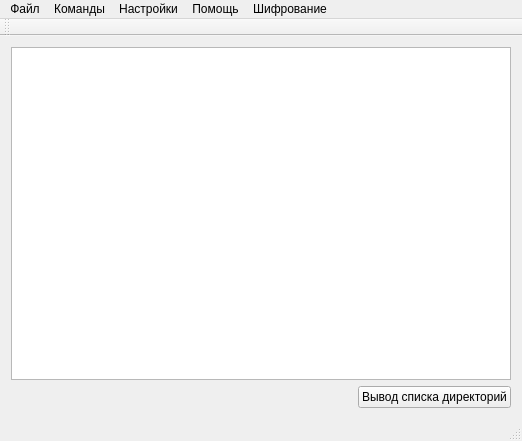
<?xml version="1.0" encoding="UTF-8"?>
<ui version="4.0">
 <class>Main_Form</class>
 <widget class="QMainWindow" name="Main_Form">
  <property name="geometry">
   <rect>
    <x>0</x>
    <y>0</y>
    <width>522</width>
    <height>441</height>
   </rect>
  </property>
  <property name="windowTitle">
   <string>tartar</string>
  </property>
  <property name="toolButtonStyle">
   <enum>Qt::ToolButtonTextUnderIcon</enum>
  </property>
  <widget class="QWidget" name="centralWidget">
   <layout class="QVBoxLayout" name="verticalLayout">
    <item>
     <widget class="QTreeView" name="tree">
      <property name="editTriggers">
       <set>QAbstractItemView::DoubleClicked|QAbstractItemView::EditKeyPressed|QAbstractItemView::SelectedClicked</set>
      </property>
      <property name="selectionMode">
       <enum>QAbstractItemView::MultiSelection</enum>
      </property>
     </widget>
    </item>
    <item>
     <layout class="QHBoxLayout" name="horizontalLayout">
      <item>
       <spacer name="horizontalSpacer">
        <property name="orientation">
         <enum>Qt::Horizontal</enum>
        </property>
        <property name="sizeHint" stdset="0">
         <size>
          <width>40</width>
          <height>20</height>
         </size>
        </property>
       </spacer>
      </item>
      <item>
       <widget class="QPushButton" name="pushButton">
        <property name="text">
         <string>Вывод списка директорий</string>
        </property>
       </widget>
      </item>
     </layout>
    </item>
   </layout>
  </widget>
  <widget class="QMenuBar" name="menuBar">
   <property name="geometry">
    <rect>
     <x>0</x>
     <y>0</y>
     <width>522</width>
     <height>22</height>
    </rect>
   </property>
   <widget class="QMenu" name="menu">
    <property name="title">
     <string>Файл</string>
    </property>
    <addaction name="action_4"/>
    <addaction name="separator"/>
    <addaction name="action_6"/>
    <addaction name="separator"/>
    <addaction name="action_8"/>
    <addaction name="action_9"/>
   </widget>
   <widget class="QMenu" name="menu_2">
    <property name="title">
     <string>Команды</string>
    </property>
    <addaction name="action_5"/>
    <addaction name="action_7"/>
   </widget>
   <widget class="QMenu" name="menu_3">
    <property name="title">
     <string>Помощь</string>
    </property>
    <addaction name="separator"/>
    <addaction name="action_2"/>
    <addaction name="separator"/>
    <addaction name="action_3"/>
   </widget>
   <widget class="QMenu" name="menu_4">
    <property name="title">
     <string>Настройки</string>
    </property>
    <addaction name="action_10"/>
   </widget>
   <widget class="QMenu" name="menu_5">
    <property name="title">
     <string>Шифрование</string>
    </property>
    <addaction name="action_11"/>
   </widget>
   <addaction name="menu"/>
   <addaction name="menu_2"/>
   <addaction name="menu_4"/>
   <addaction name="menu_3"/>
   <addaction name="menu_5"/>
  </widget>
  <widget class="QToolBar" name="mainToolBar">
   <attribute name="toolBarArea">
    <enum>TopToolBarArea</enum>
   </attribute>
   <attribute name="toolBarBreak">
    <bool>false</bool>
   </attribute>
  </widget>
  <widget class="QStatusBar" name="statusBar"/>
  <action name="action_2">
   <property name="icon">
    <iconset resource="res.qrc">
     <normaloff>:/pics/help_2.png</normaloff>:/pics/help_2.png</iconset>
   </property>
   <property name="text">
    <string>Справка</string>
   </property>
   <property name="shortcut">
    <string>F1</string>
   </property>
  </action>
  <action name="action_3">
   <property name="text">
    <string>О программе</string>
   </property>
  </action>
  <action name="action_4">
   <property name="text">
    <string>Новый архив</string>
   </property>
   <property name="shortcut">
    <string>Ctrl+N</string>
   </property>
  </action>
  <action name="action_6">
   <property name="text">
    <string>Открыть</string>
   </property>
   <property name="shortcut">
    <string>Ctrl+O</string>
   </property>
  </action>
  <action name="action_8">
   <property name="icon">
    <iconset resource="res.qrc">
     <normaloff>:/pics/save.png</normaloff>:/pics/save.png</iconset>
   </property>
   <property name="text">
    <string>Сохранить</string>
   </property>
   <property name="shortcut">
    <string>Ctrl+S</string>
   </property>
  </action>
  <action name="action_9">
   <property name="text">
    <string>Сохранить как</string>
   </property>
  </action>
  <action name="action_10">
   <property name="icon">
    <iconset resource="res.qrc">
     <normaloff>:/pics/settings_2.png</normaloff>:/pics/settings_2.png</iconset>
   </property>
   <property name="text">
    <string>Параметры</string>
   </property>
  </action>
  <action name="action_5">
   <property name="icon">
    <iconset resource="res.qrc">
     <normaloff>:/pics/pack.png</normaloff>:/pics/pack.png</iconset>
   </property>
   <property name="text">
    <string>Упаковать</string>
   </property>
  </action>
  <action name="action_7">
   <property name="icon">
    <iconset resource="res.qrc">
     <normaloff>:/pics/extract.png</normaloff>:/pics/extract.png</iconset>
   </property>
   <property name="text">
    <string>Извлечь</string>
   </property>
  </action>
  <action name="action_11">
   <property name="icon">
    <iconset resource="res.qrc">
     <normaloff>:/pics/lock.png</normaloff>:/pics/lock.png</iconset>
   </property>
   <property name="text">
    <string>Установить пароль</string>
   </property>
  </action>
 </widget>
 <layoutdefault spacing="6" margin="11"/>
 <resources>
  <include location="res.qrc"/>
 </resources>
 <connections/>
</ui>
